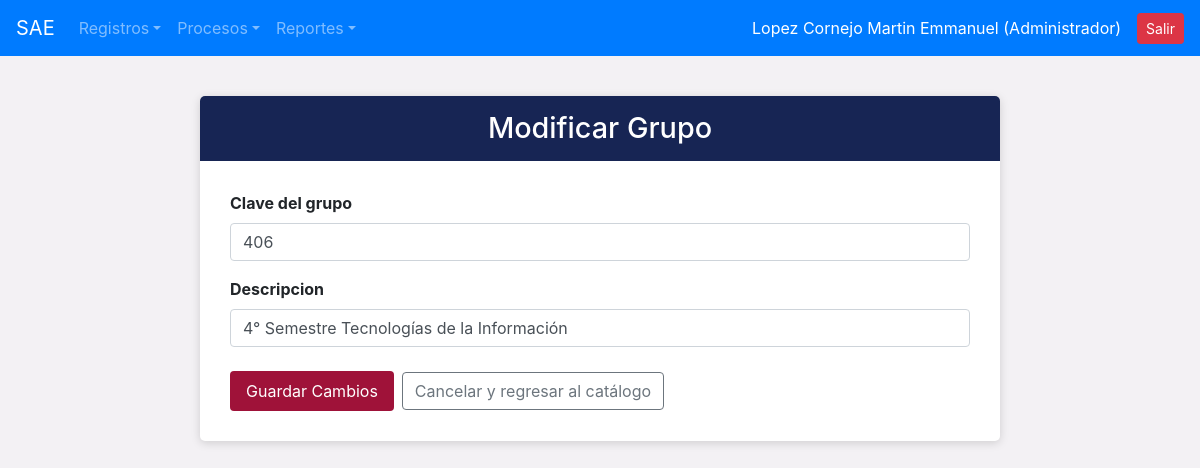
/modificacion/modif_grupo.php?id=1 (signed in), run on the app's committed database.
### tables this page shows
CREATE TABLE `grupos` (
  `idgrupo` int(11) NOT NULL AUTO_INCREMENT PRIMARY KEY,
  `clave_grupo` varchar(50) NOT NULL,
  `nombre_grupo` varchar(100) NOT NULL,
  `estatus_grupo` varchar(10) DEFAULT 'ALTA'
);

### modificacion/modif_grupo.php (the view, shortened to what this page needs)
<?php
include_once("../conexion.php");
include_once("../navegacion/nav.php");
$idgrupo = intval($_GET['id'] ?? 0);
$grupo = null;
if ($idgrupo > 0) {
    $res = $conexion->query("SELECT * FROM grupos WHERE idgrupo = $idgrupo");
    if ($res && $res->num_rows > 0) {
        $grupo = $res->fetch_assoc();
    }
}
?>
<!DOCTYPE html>
<html lang="es">
<head>
</head>
<body>
<div class="container">
    <div class="formulario">
        <div class="titulo">
            <h2>Modificar Grupo</h2>
        </div>
        <div class="contenido">
            <?php if ($grupo): ?>
                <form method="POST" action="modif_grupo.php?id=<?php echo $idgrupo; ?>">
                    <div class="form-group mb-3">
                        <label class="font-weight-bold">Clave del grupo</label>
                        <input type="text" name="clave_grupo" class="form-control" value="<?php echo htmlspecialchars($grupo['clave_grupo']); ?>" required>
                    </div>
                    <div class="form-group mb-4">
                        <label class="font-weight-bold">Descripcion</label>
                        <input type="text" name="descripcion" class="form-control" value="<?php echo htmlspecialchars($grupo['nombre_grupo']); ?>" required>
                    </div>
                    <div class="d-flex align-items-center gap-3">
                        <button type="submit" class="btn btn-custom mr-2">Guardar Cambios</button>
                        <a href="../crude/crude_grupos.php" class="btn btn-outline-secondary">Cancelar y regresar al catálogo</a>
                    </div>
                </form>
            <?php else: ?>
                <div class="alert alert-danger">Grupo no encontrado.</div>
            <?php endif; ?>
        </div>
    </div>
</div>
</body>
</html>

### modificacion/modif_grupo.php (style rules this page uses)
body { background-color: #f3f1f4; }
.formulario { background-color: white; max-width: 800px; margin: 40px auto; border-radius: 5px; box-shadow: 0 2px 10px rgba(0,0,0,0.15); overflow: hidden; }
.titulo { background-color: #172554; color: white; padding: 15px; text-align: center; }
.titulo h2 { margin: 0; font-size: 1.8rem; font-weight: 500; }
.contenido { padding: 30px; }
.btn-custom { background-color: #9f1239; color: white; border: none; padding: 8px 16px; border-radius: 4px; }

### data on the page
grupos: clave_grupo "406", descripcion "4° Semestre Tecnologías de la Información"

### other printed values
$_SESSION['nombre_usuario'] "Lopez Cornejo Martin Emmanuel"
$_SESSION['nombre_puesto'] "Administrador"
